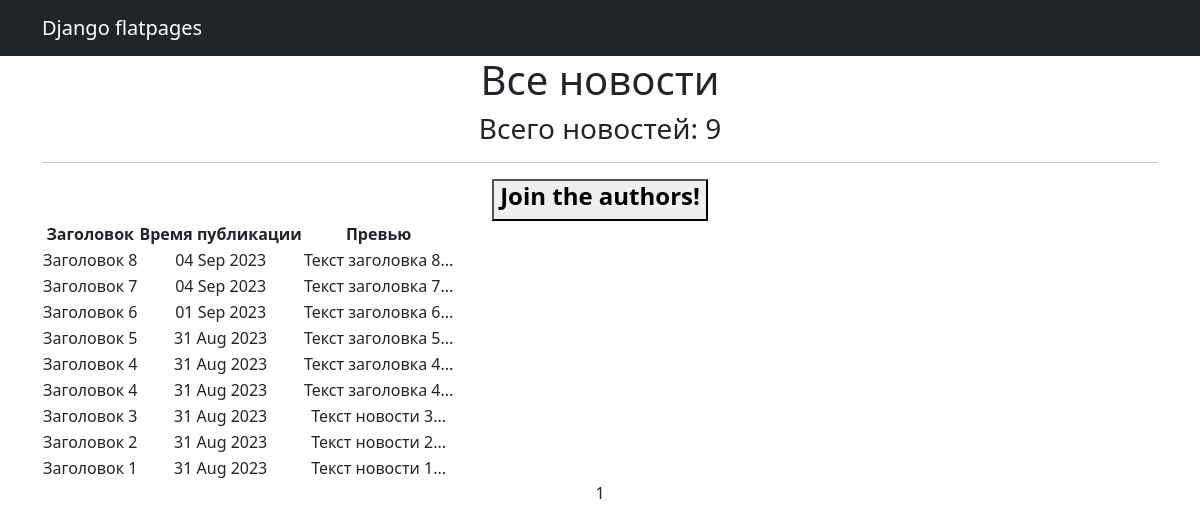
The page /posts/ (signed in) on the database its author committed.
### NewsPortal/models.py (models this page shows, shortened)
class Post(models.Model):
	article = 'AR'
	news = 'NW'
	TYPE = [
		(article, 'Статья'),
		(news, 'Новость')
	]
	type_post = models.CharField(max_length=2, choices=TYPE, default='NW')
	time_in = models.DateTimeField(auto_now_add=True)
	headline = models.CharField(max_length=128,)
	text = models.TextField()
	rating = models.IntegerField(default=0)
	to_author = models.ForeignKey(Author, on_delete=models.CASCADE)
	category = models.ForeignKey(Category, on_delete=models.CASCADE, related_name='n', default='GEN')
	def preview(self):
		return self.text[:20] + '...'

### NewsPortal/views.py (the view)
# urls.py: path('', PostList.as_view(), name='posts'),
class PostList(LoginRequiredMixin, ListView):
    raise_exception = True
    model = Post
    ordering = '-time_in'
    template_name = 'posts.html'
    context_object_name = 'posts'
    paginate_by = 50
    def get_context_data(self, **kwargs):
        context = super().get_context_data(**kwargs)
        context['time_now', 'is_author'] = datetime.utcnow(), self.request.user.groups.filter(name='Авторы').exists()
        return context

### templates/posts.html (shortened to what this page needs)
<!DOCTYPE html>
{% extends 'flatpages/default.html' %}
{% block content %}
    <h1>Все новости</h1>
    <h3>Всего новостей: {{ posts|length }}</h3>
    <hr>
    {% if not is_author %}
    <button>
        <a class="nav-link" href="{% url 'account_upgrade' %}">
            <h4><strong>Join the authors!</strong></h4>
        </a>
    </button>
    {% endif %}
    {% if posts %}
        <table>
            <tr>
                <th>Заголовок</th>
                <th>Время публикации</th>
                <th>Превью</th>
            </tr>
            {% for n in posts %}
            <tr>
                <td>{{ n.headline }}</td>
                <td>{{ n.time_in|date:'d M Y'  }}</td>
                <td>{{ n.preview }}</td>
            </tr>
            {% endfor %}
        </table>
    {% else %}
        <h2>Новостей нет! Вообще нет!</h2>
    {% endif %}
    {{ page_obj.number }}
{% endblock content%}

### templates/flatpages/default.html (shortened to what this page needs)
<!DOCTYPE html>
{% load static %}
<html lang="en">
<head>
    <link href="{% static 'css/styles.css' %}" rel="stylesheet" />
</head>
<body>
    <nav class="navbar navbar-expand-lg navbar-dark bg-dark static-top">
        <div class="container">
            <a class="navbar-brand" href="#">Django flatpages</a>
    </nav>
    <div class="container">
        <div class="row">
            <div class="col-lg-12 text-center">
                {% block content %}{% endblock content %}
            </div>
        </div>
    </div>
</body>
</html>

### rows shown on the page
Post: headline "Заголовок 8", time_in "04 Sep 2023", preview "Текст заголовка 8..."
Post: headline "Заголовок 7", time_in "04 Sep 2023", preview "Текст заголовка 7..."
Post: headline "Заголовок 6", time_in "01 Sep 2023", preview "Текст заголовка 6..."
Post: headline "Заголовок 5", time_in "31 Aug 2023", preview "Текст заголовка 5..."
Post: headline "Заголовок 4", time_in "31 Aug 2023", preview "Текст заголовка 4..."
Post: headline "Заголовок 4", time_in "31 Aug 2023", preview "Текст заголовка 4..."
Post: headline "Заголовок 3", time_in "31 Aug 2023", preview "Текст новости 3..."
Post: headline "Заголовок 2", time_in "31 Aug 2023", preview "Текст новости 2..."
Post: headline "Заголовок 1", time_in "31 Aug 2023", preview "Текст новости 1..."

### other values the page prints
{{ posts|length }} "9"
{{ page_obj.number }} "1"
